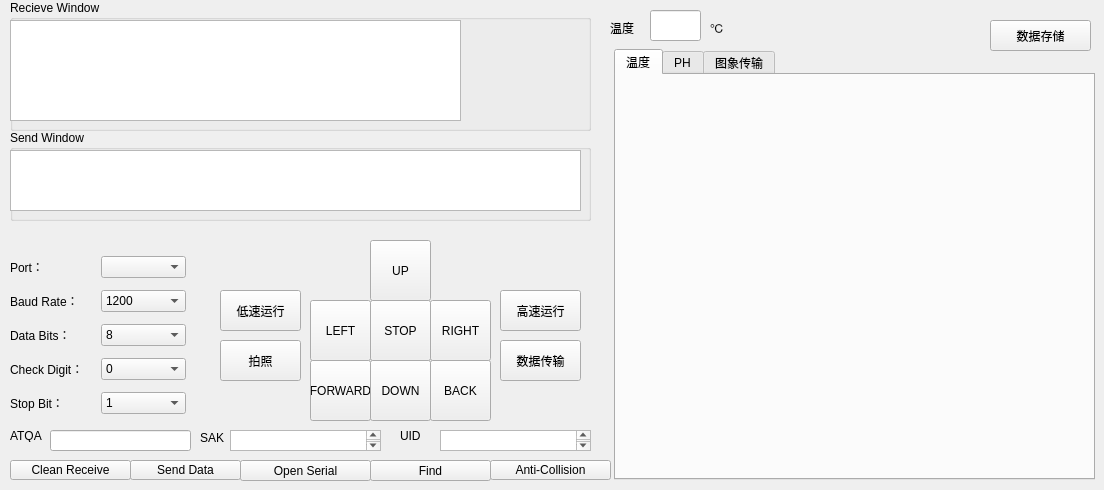
   <widget class="QWidget" name="tab">
    <attribute name="title">
     <string>Serial Settings</string>
    </attribute>
    <widget class="QGroupBox" name="groupBox_12">
     <property name="geometry">
      <rect>
       <x>10</x>
       <y>0</y>
       <width>581</width>
       <height>131</height>
      </rect>
     </property>
     <property name="title">
      <string>Recieve Window</string>
     </property>
     <widget class="QTextEdit" name="textEdit">
      <property name="geometry">
       <rect>
        <x>0</x>
        <y>20</y>
        <width>451</width>
        <height>101</height>
       </rect>
      </property>
     </widget>
    </widget>
    <widget class="QGroupBox" name="groupBox_13">
     <property name="geometry">
      <rect>
       <x>10</x>
       <y>130</y>
       <width>581</width>
       <height>91</height>
      </rect>
     </property>
     <property name="title">
      <string>Send Window</string>
     </property>
     <widget class="QTextEdit" name="textEdit_2">
      <property name="geometry">
       <rect>
        <x>0</x>
        <y>20</y>
        <width>571</width>
        <height>61</height>
       </rect>
      </property>
     </widget>
    </widget>
    <widget class="QWidget" name="layoutWidget">
     <property name="geometry">
      <rect>
       <x>10</x>
       <y>250</y>
       <width>176</width>
       <height>171</height>
      </rect>
     </property>
     <layout class="QVBoxLayout" name="verticalLayout_5">
      <item>
       <layout class="QHBoxLayout" name="horizontalLayout_11">
        <item>
         <widget class="QLabel" name="label_44">
          <property name="text">
           <string>Port：</string>
          </property>
         </widget>
        </item>
        <item>
         <widget class="QComboBox" name="PortBox"/>
        </item>
       </layout>
      </item>
      <item>
       <layout class="QHBoxLayout" name="horizontalLayout_12">
        <item>
         <widget class="QLabel" name="label_45">
          <property name="text">
           <string>Baud Rate：</string>
          </property>
         </widget>
        </item>
        <item>
         <widget class="QComboBox" name="BaudBox">
          <item>
           <property name="text">
            <string>1200</string>
           </property>
          </item>
          <item>
           <property name="text">
            <string>2400</string>
           </property>
          </item>
          <item>
           <property name="text">
            <string>4800</string>
           </property>
          </item>
          <item>
           <property name="text">
            <string>9600</string>
           </property>
          </item>
          <item>
           <property name="text">
            <string>19200</string>
           </property>
          </item>
          <item>
           <property name="text">
            <string>115200</string>
           </property>
          </item>
         </widget>
        </item>
       </layout>
      </item>
      <item>
       <layout class="QHBoxLayout" name="horizontalLayout_13">
        <item>
         <widget class="QLabel" name="label_46">
          <property name="text">
           <string>Data Bits：</string>
          </property>
         </widget>
        </item>
        <item>
         <widget class="QComboBox" name="BitNumBox">
          <item>
           <property name="text">
            <string>8</string>
           </property>
          </item>
         </widget>
        </item>
       </layout>
      </item>
      <item>
       <layout class="QHBoxLayout" name="horizontalLayout_14">
        <item>
         <widget class="QLabel" name="label_47">
          <property name="text">
           <string>Check Digit：</string>
          </property>
         </widget>
        </item>
        <item>
         <widget class="QComboBox" name="ParityBox">
          <item>
           <property name="text">
            <string>0</string>
           </property>
          </item>
         </widget>
        </item>
       </layout>
      </item>
      <item>
       <layout class="QHBoxLayout" name="horizontalLayout_15">
        <item>
         <widget class="QLabel" name="label_48">
          <property name="text">
           <string>Stop Bit：</string>
          </property>
         </widget>
        </item>
        <item>
         <widget class="QComboBox" name="StopBox">
          <item>
           <property name="text">
            <string>1</string>
           </property>
          </item>
          <item>
           <property name="text">
            <string>2</string>
           </property>
          </item>
         </widget>
        </item>
       </layout>
      </item>
     </layout>
    </widget>
    <widget class="QPushButton" name="openButton">
     <property name="geometry">
      <rect>
       <x>240</x>
       <y>460</y>
       <width>131</width>
       <height>21</height>
      </rect>
     </property>
     <property name="text">
      <string>Open Serial</string>
     </property>
    </widget>
    <widget class="QPushButton" name="clearButton">
     <property name="geometry">
      <rect>
       <x>10</x>
       <y>460</y>
       <width>121</width>
       <height>20</height>
      </rect>
     </property>
     <property name="text">
      <string>Clean Receive</string>
     </property>
    </widget>
    <widget class="QPushButton" name="sendButton">
     <property name="geometry">
      <rect>
       <x>130</x>
       <y>460</y>
       <width>111</width>
       <height>20</height>
      </rect>
     </property>
     <property name="text">
      <string>Send Data</string>
     </property>
    </widget>
    <widget class="QLabel" name="label_51">
     <property name="geometry">
      <rect>
       <x>10</x>
       <y>430</y>
       <width>54</width>
       <height>12</height>
      </rect>
     </property>
     <property name="text">
      <string>ATQA</string>
     </property>
    </widget>
    <widget class="QLabel" name="label_52">
     <property name="geometry">
      <rect>
       <x>400</x>
       <y>430</y>
       <width>54</width>
       <height>12</height>
      </rect>
     </property>
     <property name="text">
      <string>UID</string>
     </property>
    </widget>
    <widget class="QLineEdit" name="lineEdit">
     <property name="geometry">
      <rect>
       <x>50</x>
       <y>430</y>
       <width>141</width>
       <height>21</height>
      </rect>
     </property>
    </widget>
    <widget class="QPushButton" name="pushButton">
     <property name="geometry">
      <rect>
       <x>370</x>
       <y>460</y>
       <width>121</width>
       <height>21</height>
      </rect>
     </property>
     <property name="text">
      <string>Find</string>
     </property>
    </widget>
    <widget class="QPushButton" name="pushButton_2">
     <property name="geometry">
      <rect>
       <x>490</x>
       <y>460</y>
       <width>121</width>
       <height>20</height>
      </rect>
     </property>
     <property name="text">
      <string>Anti-Collision</string>
     </property>
    </widget>
    <widget class="QLabel" name="label_43">
     <property name="geometry">
      <rect>
       <x>200</x>
       <y>430</y>
       <width>41</width>
       <height>16</height>
      </rect>
     </property>
     <property name="text">
      <string>SAK</string>
     </property>
    </widget>
    <widget class="QTextEdit" name="textEdit_3">
     <property name="geometry">
      <rect>
       <x>230</x>
       <y>430</y>
       <width>151</width>
       <height>21</height>
      </rect>
     </property>
    </widget>
    <widget class="QTextEdit" name="textEdit_4">
     <property name="geometry">
      <rect>
       <x>440</x>
       <y>430</y>
       <width>151</width>
       <height>21</height>
      </rect>
     </property>
    </widget>
    <widget class="QPushButton" name="pushButton_5">
     <property name="geometry">
      <rect>
       <x>370</x>
       <y>240</y>
       <width>61</width>
       <height>61</height>
      </rect>
     </property>
     <property name="text">
      <string>UP</string>
     </property>
    </widget>
    <widget class="QPushButton" name="pushButton_6">
     <property name="geometry">
      <rect>
       <x>370</x>
       <y>360</y>
       <width>61</width>
       <height>61</height>
      </rect>
     </property>
     <property name="text">
      <string>DOWN</string>
     </property>
    </widget>
    <widget class="QPushButton" name="pushButton_7">
     <property name="geometry">
      <rect>
       <x>310</x>
       <y>300</y>
       <width>61</width>
       <height>61</height>
      </rect>
     </property>
     <property name="text">
      <string>LEFT</string>
     </property>
    </widget>
    <widget class="QPushButton" name="pushButton_8">
     <property name="geometry">
      <rect>
       <x>430</x>
       <y>300</y>
       <width>61</width>
       <height>61</height>
      </rect>
     </property>
     <property name="text">
      <string>RIGHT</string>
     </property>
    </widget>
    <widget class="QPushButton" name="lowSpeedButton">
     <property name="geometry">
      <rect>
       <x>220</x>
       <y>290</y>
       <width>81</width>
       <height>41</height>
      </rect>
     </property>
     <property name="text">
      <string>低速运行</string>
     </property>
    </widget>
    <widget class="QPushButton" name="highSpeedButton">
     <property name="geometry">
      <rect>
       <x>500</x>
       <y>290</y>
       <width>81</width>
       <height>41</height>
      </rect>
     </property>
     <property name="text">
      <string>高速运行</string>
     </property>
    </widget>
    <widget class="QLineEdit" name="lineEdit_2">
     <property name="geometry">
      <rect>
       <x>650</x>
       <y>10</y>
       <width>51</width>
       <height>31</height>
      </rect>
     </property>
    </widget>
    <widget class="QLabel" name="label_49">
     <property name="geometry">
      <rect>
       <x>610</x>
       <y>20</y>
       <width>41</width>
       <height>16</height>
      </rect>
     </property>
     <property name="text">
      <string>温度</string>
     </property>
    </widget>
    <widget class="QTabWidget" name="tabWidget">
     <property name="geometry">
      <rect>
       <x>614</x>
       <y>49</y>
       <width>481</width>
       <height>431</height>
      </rect>
     </property>
     <property name="currentIndex">
      <number>0</number>
     </property>
     <widget class="QWidget" name="tab_4">
      <attribute name="title">
       <string>温度</string>
      </attribute>
      <widget class="QCustomPlot" name="plot" native="true">
       <property name="geometry">
        <rect>
         <x>10</x>
         <y>10</y>
         <width>451</width>
         <height>381</height>
        </rect>
       </property>
      </widget>
     </widget>
     <widget class="QWidget" name="tab_2">
      <attribute name="title">
       <string>PH</string>
      </attribute>
     </widget>
     <widget class="QWidget" name="tab_5">
      <attribute name="title">
       <string>图象传输</string>
      </attribute>
      <widget class="QLabel" name="labelImage">
       <property name="geometry">
        <rect>
         <x>20</x>
         <y>20</y>
         <width>401</width>
         <height>321</height>
        </rect>
       </property>
       <property name="text">
        <string>Image Of Video</string>
       </property>
       <property name="textFormat">
        <enum>Qt::PlainText</enum>
       </property>
       <property name="scaledContents">
        <bool>true</bool>
       </property>
      </widget>
     </widget>
    </widget>
    <widget class="QLabel" name="label_50">
     <property name="geometry">
      <rect>
       <x>710</x>
       <y>20</y>
       <width>41</width>
       <height>16</height>
      </rect>
     </property>
     <property name="text">
      <string>℃</string>
     </property>
    </widget>
    <widget class="QPushButton" name="camButton">
     <property name="geometry">
      <rect>
       <x>220</x>
       <y>340</y>
       <width>81</width>
       <height>41</height>
      </rect>
     </property>
     <property name="text">
      <string>拍照</string>
     </property>
    </widget>
    <widget class="QPushButton" name="dataButton">
     <property name="geometry">
      <rect>
       <x>500</x>
       <y>340</y>
       <width>81</width>
       <height>41</height>
      </rect>
     </property>
     <property name="text">
      <string>数据传输</string>
     </property>
    </widget>
    <widget class="QPushButton" name="SaveButton">
     <property name="geometry">
      <rect>
       <x>990</x>
       <y>20</y>
       <width>101</width>
       <height>31</height>
      </rect>
     </property>
     <property name="text">
      <string>数据存储</string>
     </property>
    </widget>
    <widget class="QPushButton" name="FORWARD_BTN">
     <property name="geometry">
      <rect>
       <x>310</x>
       <y>360</y>
       <width>61</width>
       <height>61</height>
      </rect>
     </property>
     <property name="text">
      <string>FORWARD</string>
     </property>
    </widget>
    <widget class="QPushButton" name="BACK_BTN">
     <property name="geometry">
      <rect>
       <x>430</x>
       <y>360</y>
       <width>61</width>
       <height>61</height>
      </rect>
     </property>
     <property name="text">
      <string>BACK</string>
     </property>
    </widget>
    <widget class="QPushButton" name="StopButton">
     <property name="geometry">
      <rect>
       <x>370</x>
       <y>300</y>
       <width>61</width>
       <height>61</height>
      </rect>
     </property>
     <property name="text">
      <string>STOP</string>
     </property>
    </widget>
   </widget>
